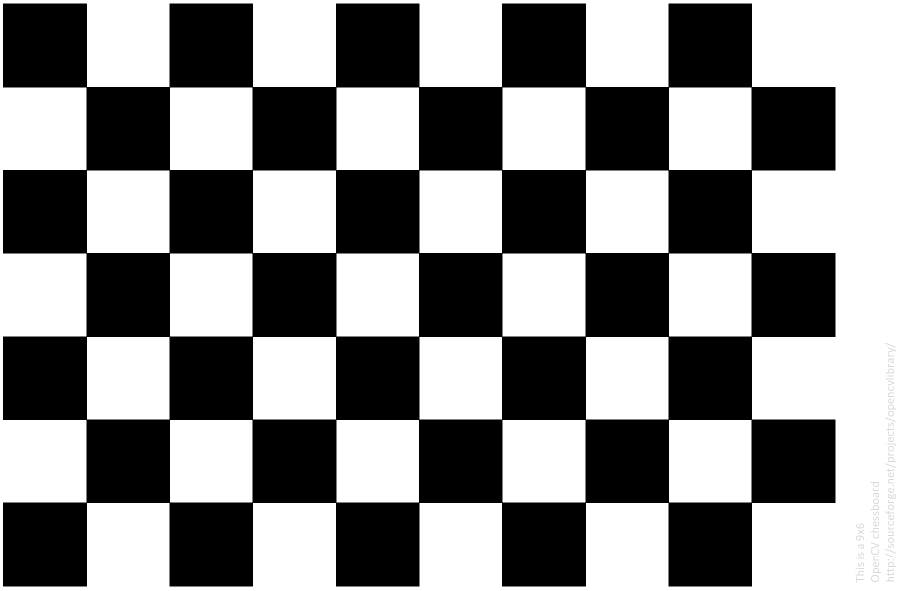
#> input picture resources/calibration-chess-board.png, 1802 x 1182 px (shown at 1/2 size)
$ python blob_counter.py resources/calibration-chess-board.png
#> lines starting #> are read from the running program, lines starting #| are printed output that depends on the picture; after the words box and inside, x2 and y2 are one past the last pixel; in counts of white or black regions, pixels touching at a corner belong together
import cv2
import numpy as np
import sys

print('Opening image: ', sys.argv[1])


width = 1280
height = 720
road_width = int(width / 5 * 3)


# Create 1280x720 image holder for blobs
# black blank image
black_image = np.zeros(shape=[height, width, 1], dtype=np.uint8)

# Draw white exclusion zones
zoned_placeholder = cv2.rectangle(black_image, (0,0), ( (width - road_width) // 2, height), (255), -1)
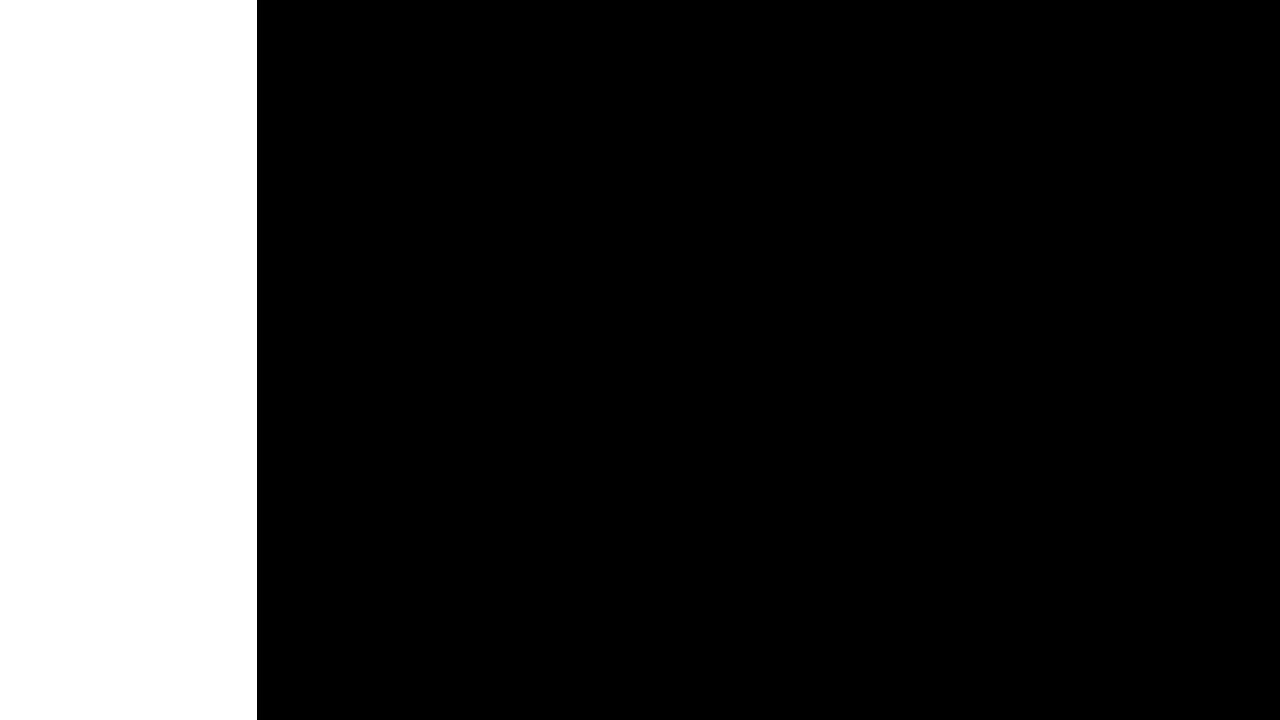
#> black_image: shape (720, 1280, 1); 20.1% white; 1 white region, box (x1, y1, x2, y2) and area: (0, 0, 257, 720) 185040
zoned_placeholder = cv2.rectangle(black_image, (width-((width - road_width) // 2),0), (width, height), (255), -1)
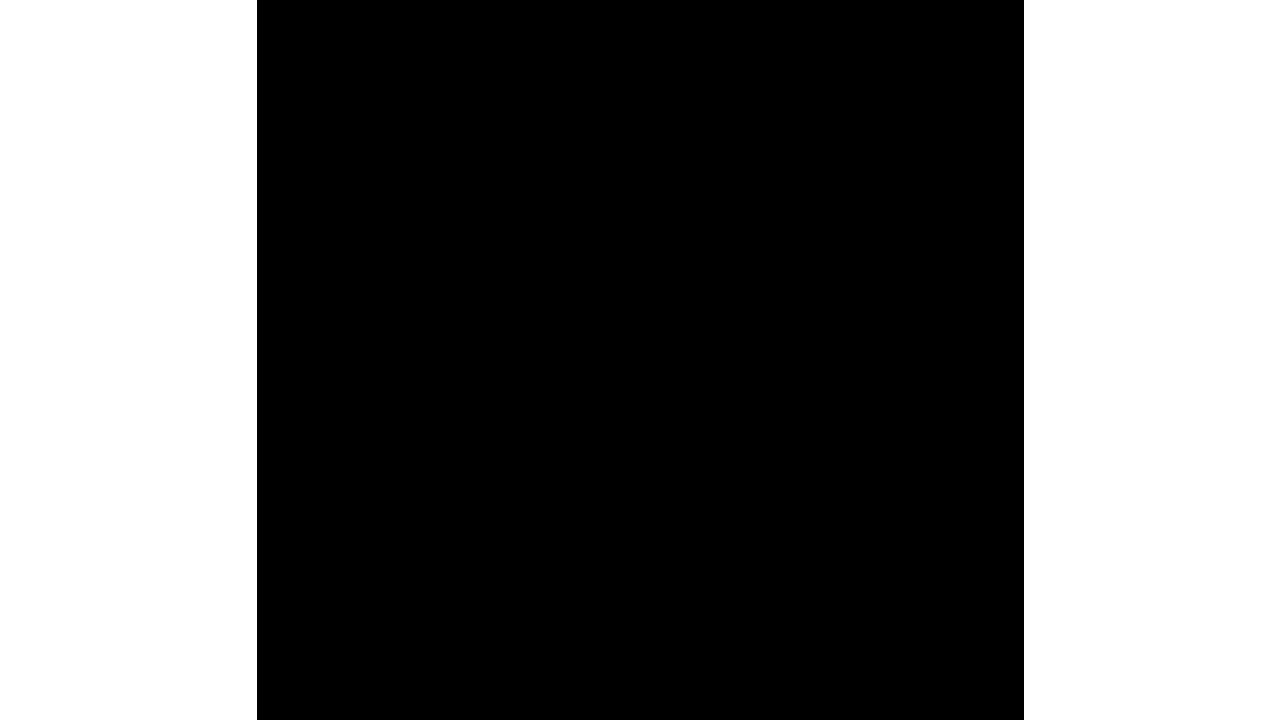
#> zoned_placeholder: shape (720, 1280, 1); 40.1% white; 2 white regions, box (x1, y1, x2, y2) and area: (0, 0, 257, 720) 185040, (1024, 0, 1280, 720) 184320

# print(blank_image.shape)
cv2.imshow("Black Blank", zoned_placeholder)

# Read image
im = cv2.imread(sys.argv[1], cv2.IMREAD_COLOR)
#> im is the input picture: shape (1182, 1802, 3); mean B, G, R 137.5, 137.5, 137.5
im = cv2.bitwise_not(im)
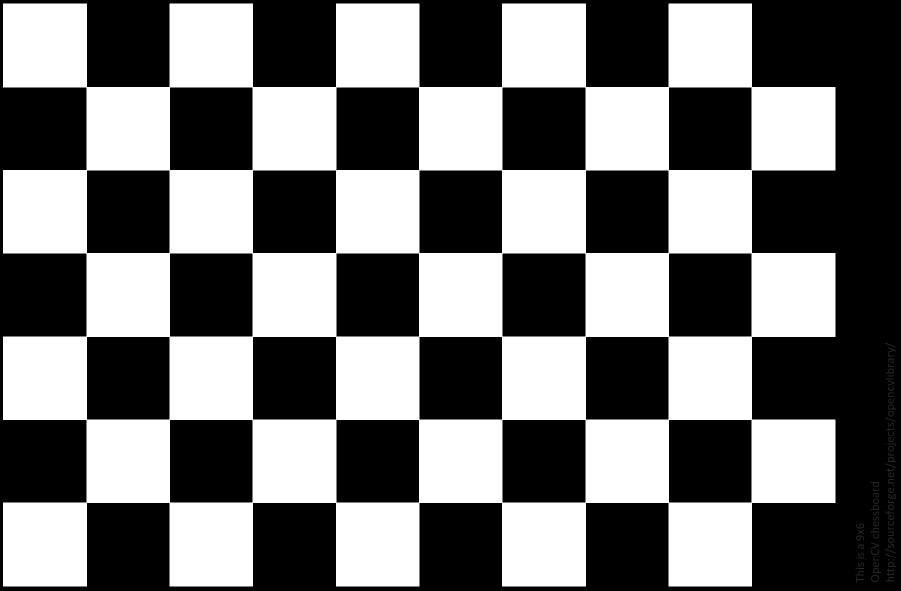
#> im: shape (1182, 1802, 3) (shown at 1/2 size); mean B, G, R 117.5, 117.5, 117.5

# Setup SimpleBlobDetector parameters.
params = cv2.SimpleBlobDetector_Params()

# Change thresholds
params.minThreshold = 0
params.maxThreshold = 255

# Filter by Area.
params.filterByArea = True
params.minArea = 750

# Filter by Circularity
params.filterByCircularity = False

# Filter by Convexity
params.filterByConvexity = False

# Filter by Inertia
params.filterByInertia = False

# Create detector with params
detector = cv2.SimpleBlobDetector_create(params)

# Detect blobs.
keypoints = detector.detect(im)
#> keypoints = ()

# Draw detected blobs as red circles.
# cv2.DRAW_MATCHES_FLAGS_DRAW_RICH_KEYPOINTS ensures the size of the circle corresponds to the size of blob
im_with_keypoints = cv2.drawKeypoints(im, keypoints, np.array([]), (0,0,255), cv2.DRAW_MATCHES_FLAGS_DRAW_RICH_KEYPOINTS)

# Show keypoints
cv2.imshow("Keypoints", im_with_keypoints)
cv2.imshow("Image", im)


# Calculate final score (sum all keypoint areas)
max_area = height * road_width
final_area = 0
for keypoint in keypoints :
    approx_area = ((keypoint.size / 2) ** 2) * np.pi
    final_area += approx_area
#> this loop made 0 passes
#> after the loop, final_area = 0

#> (the run stopped early here; a loop or call above may not have finished)
